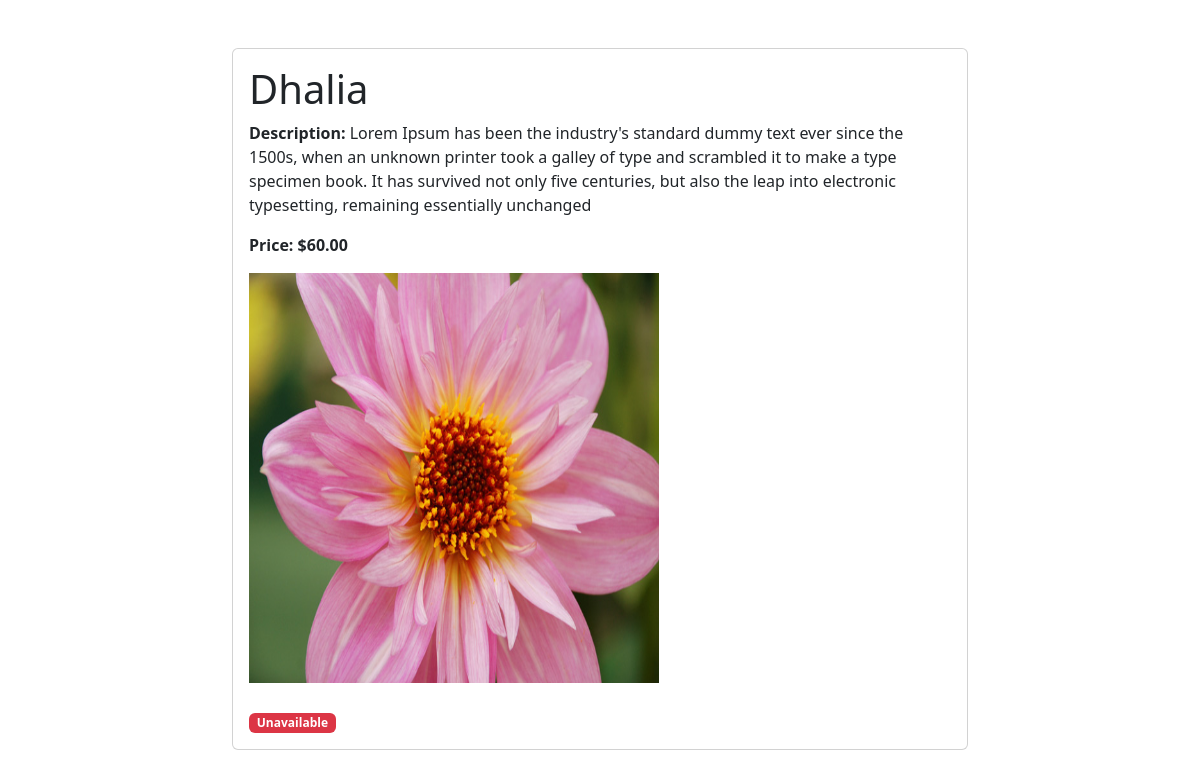
The app's page /flowers/2/ with its own data.
### flowerApp/models.py (models this page shows, shortened)
class Flower(models.Model):
    name = models.CharField(max_length=255, unique=True)
    category = models.ForeignKey(Category, on_delete=models.CASCADE)
    color = models.CharField(max_length=255)
    price = models.DecimalField(max_digits=8, decimal_places=2)
    availability = models.BooleanField(default=True)
    slug = models.SlugField(unique=True)
    image = models.ImageField(upload_to='flowers/')
    description = models.TextField()
    stock = models.IntegerField()
    created = models.DateTimeField(auto_now_add=True)
    updated = models.DateTimeField(auto_now=True)
    class Meta:
        ordering = ['-price']
        verbose_name_plural = 'Flowers'

### flowerApp/views.py (the view)
# urls.py: path('flowers/<int:flower_id>/', views.flower_details, name='flower_details'),
def flower_details(request, flower_id):
    flower = get_object_or_404(Flower, pk=flower_id)
    context = {
        'flower': flower
    }
    return render(request, 'flower_details.html', context)

### templates/flower_details.html
{% extends 'base.html' %}
{% block content %}
<div class="container my-5">
  <div class="row justify-content-center">
    <div class="col-lg-8 col-md-10">
      <div class="card">
        <div class="card-body">
          <h1>{{ flower.name }}</h1>
          <p><b>Description:</b> {{ flower.description }}</p>
          <p><b>Price: ${{ flower.price }}</b></p>
          <div class="mb-3">
            <img src="{{ flower.image.url }}" alt="{{ flower.name }} image" style="width:410px;height:410px;margin-bottom:10px;">
          </div>
          {% if flower.stock == 0 %}
              <p class="card-text text-danger">Out of stock</p>
          {% elif not flower.availability %}
          <span class="badge badge-danger">Unavailable</span>
          {% else %}
          <div class="d-flex justify-content-between">
              <a href="{% url 'Cart:add_cart' flower.id %}" class="btn btn-primary flex-grow-1 w-100 mx-2">Add to cart</a>
              <a href="{% url 'Cart:checkout' %}" class="btn btn-warning flex-grow-1 w-100 mx-2">Buy Now</a>
          </div>
          {% endif %}
        </div>
      </div>
    </div>
  </div>
</div>
{% endblock %}

### records on screen
Flower: name "Dhalia", description "Lorem Ipsum has been the industry's standard dummy text ever since the 1500s, when an unknown printer took a galley of type and scrambled it to make a type specimen book. It has survived not only five centuries, but also the leap into electronic typesetting, remaining essentially unchanged", price "60.00", image (picture)
